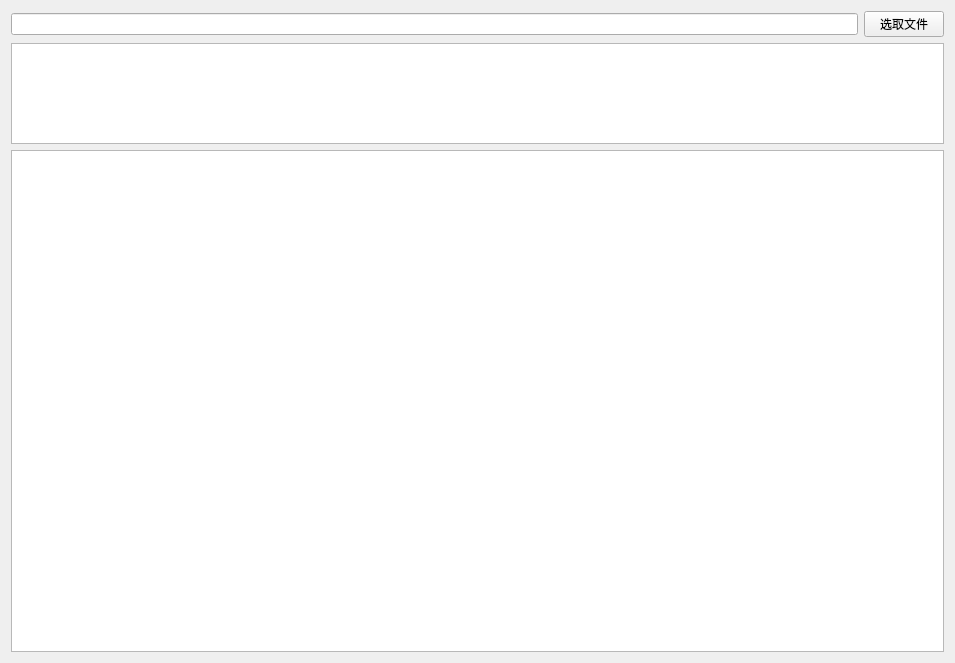
<?xml version="1.0" encoding="UTF-8"?>
<ui version="4.0">
 <class>Widget</class>
 <widget class="QWidget" name="Widget">
  <property name="geometry">
   <rect>
    <x>0</x>
    <y>0</y>
    <width>955</width>
    <height>663</height>
   </rect>
  </property>
  <property name="windowTitle">
   <string>Widget</string>
  </property>
  <layout class="QVBoxLayout" name="verticalLayout_3">
   <item>
    <widget class="QWidget" name="widget" native="true">
     <layout class="QHBoxLayout" name="horizontalLayout">
      <property name="leftMargin">
       <number>0</number>
      </property>
      <property name="topMargin">
       <number>0</number>
      </property>
      <property name="rightMargin">
       <number>0</number>
      </property>
      <property name="bottomMargin">
       <number>0</number>
      </property>
      <item>
       <widget class="QLineEdit" name="lineEdit"/>
      </item>
      <item>
       <widget class="QPushButton" name="pushButton">
        <property name="text">
         <string>选取文件</string>
        </property>
       </widget>
      </item>
     </layout>
    </widget>
   </item>
   <item>
    <layout class="QVBoxLayout" name="verticalLayout_2" stretch="1,5">
     <item>
      <widget class="QTextEdit" name="textEdit_2">
       <property name="sizePolicy">
        <sizepolicy hsizetype="Expanding" vsizetype="Expanding">
         <horstretch>0</horstretch>
         <verstretch>0</verstretch>
        </sizepolicy>
       </property>
      </widget>
     </item>
     <item>
      <widget class="QTextEdit" name="textEdit"/>
     </item>
    </layout>
   </item>
  </layout>
 </widget>
 <layoutdefault spacing="6" margin="11"/>
 <resources/>
 <connections/>
</ui>
